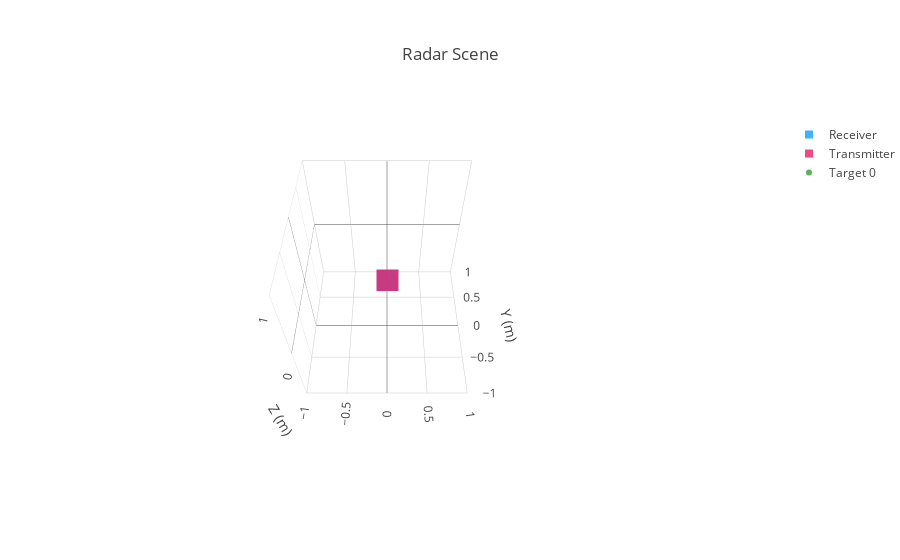

The cell this chart's notebook holds for it:
### Code cell
from plotly.offline import download_plotlyjs, init_notebook_mode, plot, iplot
import plotly.graph_objs as go
from plotly import tools

init_notebook_mode(connected=True)

rx_loc_x = np.zeros(len(rx['array']))
rx_loc_y = np.zeros(len(rx['array']))
rx_loc_z = np.zeros(len(rx['array']))
for rx_idx, rx_element in enumerate(rx['array']):
    rx_loc_x[rx_idx] = rx_element['location'][0]
    rx_loc_y[rx_idx] = rx_element['location'][1]
    rx_loc_z[rx_idx] = rx_element['location'][2]

tx_loc_x = np.zeros(len(tx['array']))
tx_loc_y = np.zeros(len(tx['array']))
tx_loc_z = np.zeros(len(tx['array']))
for tx_idx, tx_element in enumerate(tx['array']):
    tx_loc_x[tx_idx] = tx_element['location'][0]
    tx_loc_y[tx_idx] = tx_element['location'][1]
    tx_loc_z[tx_idx] = tx_element['location'][2]

rx_axis = go.Scatter3d(
    x=rx_loc_x,
    y=rx_loc_y,
    z=rx_loc_z,
    mode='markers',
    name='Receiver',
    marker=dict(
        color='rgb(17, 157, 255)', size=8, opacity=0.8, symbol='square'),
)

tx_axis = go.Scatter3d(
    x=tx_loc_x,
    y=tx_loc_y,
    z=tx_loc_z,
    mode='markers',
    name='Transmitter',
    marker=dict(
        color='rgb(233, 30, 99)', size=8, opacity=0.8, symbol='square'),
)

data = [rx_axis, tx_axis]

for target_idx, target in enumerate(targets):
    target_loc = go.Scatter3d(
        x=[target['location'][0]],
        y=[target['location'][1]],
        z=[target['location'][2]],
        mode='markers',
        name='Target ' + str(target_idx),
        marker=dict(size=6, opacity=0.8),
    )
    data = data + [target_loc]

camera = dict(
    up=dict(x=0, y=0, z=1),
    center=dict(x=0, y=0, z=0),
    eye=dict(x=0, y=-1.5, z=1.8),
)

layout = go.Layout(
    title='Radar Scene',
    scene=dict(
        xaxis=dict(title='X (m)'),
        yaxis=dict(title='Y (m)'),
        zaxis=dict(title='Z (m)'),
        camera=camera,
        aspectmode='cube',
    ),
    margin=dict(l=0, r=0, b=120, t=120),
    #     legend=dict(orientation='h'),
    height=800,
)
fig = go.Figure(data=data, layout=layout)
iplot(fig, filename='radar_scene.html')

### Figure 1 — Plotly figure (JSON) as saved in the notebook; plotly's stock layout.template omitted (floating-point values rounded to 4 significant figures)
{"data": [{"marker": {"color": "rgb(17, 157, 255)", "opacity": 0.8, "size": 8, "symbol": "square"}, "mode": "markers", "name": "Receiver", "type": "scatter3d", "uid": "755695a2-53f3-4929-bd96-801f00a942f8", "x": [0], "y": [0], "z": [0]}, {"marker": {"color": "rgb(233, 30, 99)", "opacity": 0.8, "size": 8, "symbol": "square"}, "mode": "markers", "name": "Transmitter", "type": "scatter3d", "uid": "d1c0cc44-9894-4937-a7e6-f3c04507c86f", "x": [0], "y": [0], "z": [0]}, {"marker": {"opacity": 0.8, "size": 6}, "mode": "markers", "name": "Target 0", "type": "scatter3d", "uid": "51611c55-ed55-4b5c-95b5-7ec603133248", "x": [0], "y": ["10+1e-3*math.sin(2*math.pi*1*t)"], "z": [0]}], "layout": {"autosize": true, "margin": {"b": 120, "l": 0, "r": 0, "t": 120}, "scene": {"aspectmode": "cube", "aspectratio": {"x": 1, "y": 1, "z": 1}, "camera": {"center": {"x": 0, "y": 0, "z": 0}, "eye": {"x": 0, "y": -1.5, "z": 1.8}, "up": {"x": 0, "y": 0, "z": 1}}, "xaxis": {"title": {"text": "X (m)"}, "type": "linear"}, "yaxis": {"title": {"text": "Y (m)"}, "type": "linear"}, "zaxis": {"title": {"text": "Z (m)"}, "type": "linear"}}, "title": {"text": "Radar Scene"}}}
